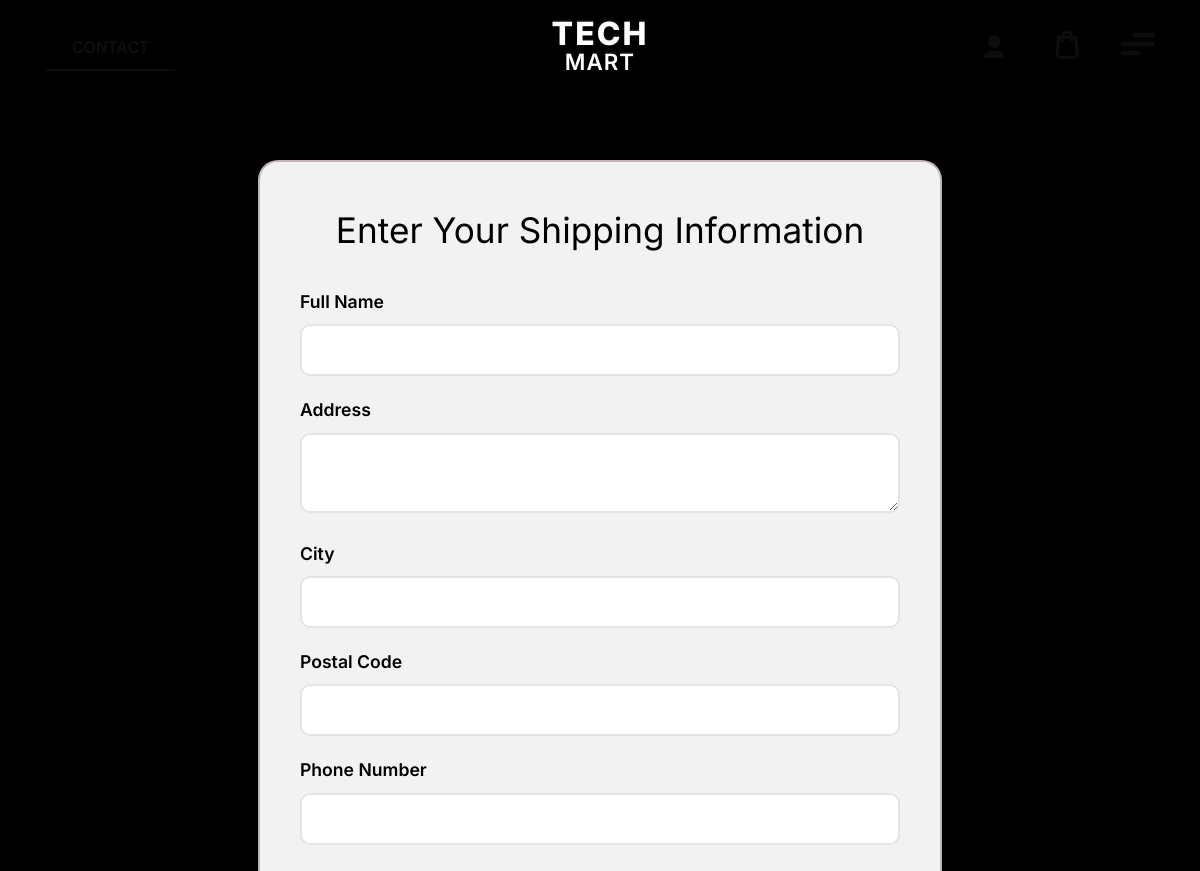
The app's page /checkout/ (signed in, upper part), older data.
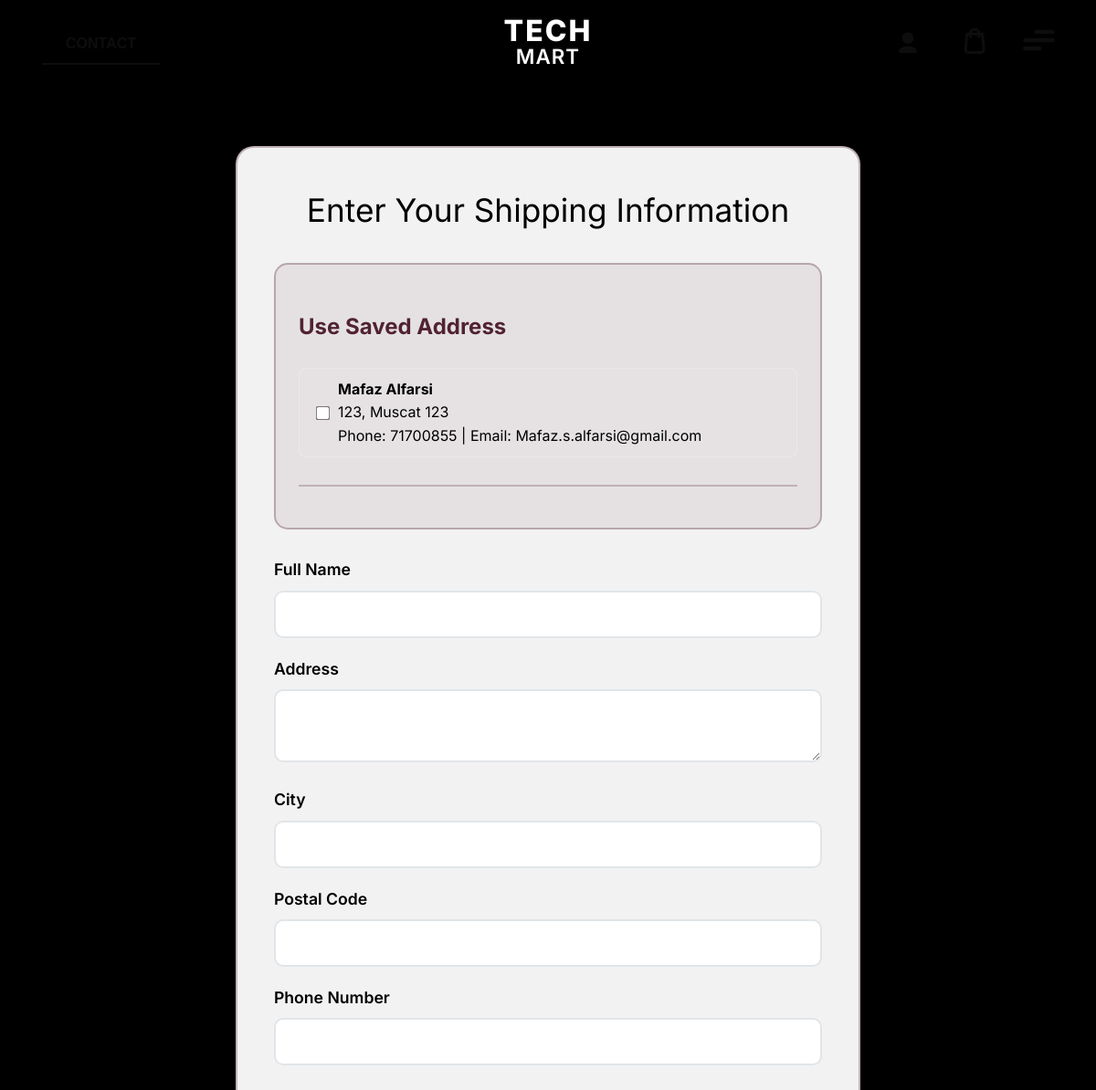
The same page, newer data.
### shop/models.py (models this page shows, shortened)
class SavedAddress(models.Model):
    user = models.ForeignKey(User, on_delete=models.CASCADE, related_name='saved_addresses')
    name = models.CharField(max_length=100)
    email = models.EmailField()
    phone = models.CharField(max_length=20)
    address = models.TextField()
    city = models.CharField(max_length=50)
    postal_code = models.CharField(max_length=10)
    is_primary = models.BooleanField(default=False)
    created_at = models.DateTimeField(auto_now_add=True)
    updated_at = models.DateTimeField(auto_now=True)
    class Meta:
        verbose_name_plural = "Saved Addresses"
        ordering = ['-is_primary', '-created_at']

### shop/views.py (the view, shortened to what this page needs)
# urls.py: path('checkout/', views.checkout, name='checkout'),
def checkout(request):
    if not request.session.get('is_logged_in') and not request.session.get('is_admin'):
        request.session['next_url'] = 'checkout'
        return redirect('login')
    username = request.session.get('username')
    saved_addresses = []
    categories = Category.objects.filter(parent__isnull=True)
    try:
        user, created = User.objects.get_or_create(username=username)
        saved_addresses = SavedAddress.objects.filter(user=user).order_by('-is_primary', '-created_at')
    except:
        pass
    return render(request, 'shop/checkout_form.html', {
        'saved_addresses': saved_addresses,
        'categories': categories
    })

### shop/context_processors.py (called while the page is built)
def cart_quantity(request):
    cart = request.session.get('cart', {})
    cart_quantity = sum(cart.values()) if cart else 0
    return {'cart_quantity': cart_quantity}

### shop/templates/shop/checkout_form.html (shortened to what this page needs)
{% extends 'shop/base.html' %}
{% block content %}
    <nav class="navbar">
        <div class="nav-container">
            <a href="{% url 'home' %}" class="brand-logo">
                <div class="logo-text">
                    <span class="logo-main">TECH</span>
                    <span class="logo-sub">MART</span>
                </div>
            </a>
        </div>
    </nav>
    <div class="main-content">
        <div class="checkout-container">
            <div class="checkout-title">Enter Your Shipping Information</div>
            {% if saved_addresses %}
            <div class="saved-addresses-section">
                <h3>Use Saved Address</h3>
                <div class="address-options">
                    {% for address in saved_addresses %}
                    <div class="address-option">
                        <input type="checkbox" name="saved_address" id="address_{{ address.id }}" value="{{ address.id }}">
                        <label for="address_{{ address.id }}">
                            <strong>{{ address.name }}</strong><br>
                            {{ address.address }}, {{ address.city }} {{ address.postal_code }}<br>
                            Phone: {{ address.phone }} | Email: {{ address.email }}
                        </label>
                    </div>
                    {% endfor %}
                </div>
                <hr class="divider">
            </div>
            {% endif %}
            <form method="post" class="checkout-form" id="checkout-form">
                <label for="name">Full Name</label>
                <input type="text" name="name" id="name" required>
                <label for="address">Address</label>
                <textarea name="address" id="address" rows="3" required></textarea>
                <label for="city">City</label>
                <input type="text" name="city" id="city" required>
                <label for="postal_code">Postal Code</label>
                <input type="text" name="postal_code" id="postal_code" required>
                <label for="phone">Phone Number</label>
                <input type="text" name="phone" id="phone" required>
            </form>
        </div>
    </div>
{% endblock %}

Row changes from the older to the newer data that the page shows:
added SavedAddress: name "Mafaz Alfarsi", address "123", city "Muscat", postal_code "123", phone "71700855", email "Mafaz.s.alfarsi@gmail.com"
Text that changed along with them:
text now shown: "Use Saved Address"
